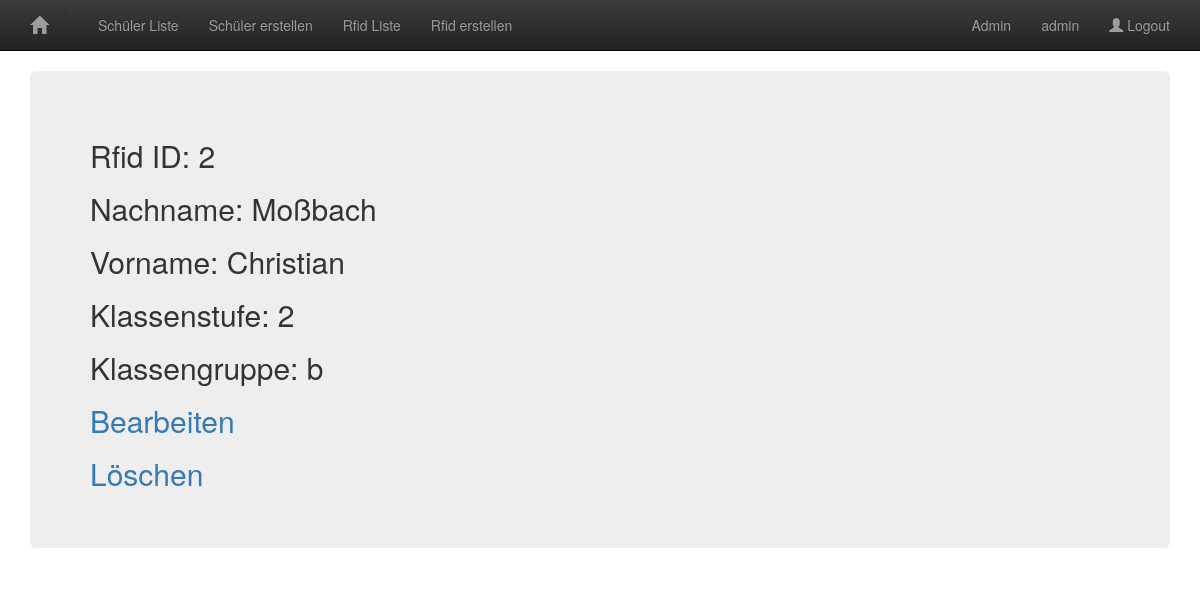
The app's page /rfid_detail/2/ (signed in) with its own data.
### anmelden/models.py (models this page shows, shortened)
class Rfid(models.Model):
    rfid_nr = models.BigIntegerField()

class Schüler(models.Model):
    vorname = models.CharField(max_length=50)
    nachname = models.CharField(max_length=50)
    klassenstufe = models.IntegerField()
    klassengruppe = models.CharField(max_length=1)
    rfid = models.ForeignKey(Rfid)
    anwesend = models.BooleanField()

### anmelden/views.py (the view)
# urls.py: url(r'^rfid_detail/(?P<pk>[0-9]+)/$', views.rfid_detail, name='rfid_detail'),
@login_required(login_url='account:login')
def rfid_detail(request,pk):
    rfid_karte = models.Rfid.objects.get(id=pk)
    schüler = models.Schüler.objects.filter(rfid=rfid_karte)
    if not schüler.exists():
        schüler = None
    context_dict = {'rfid_karte':rfid_karte,'schüler':schüler}
    return render(request,'anmelden/rfid_detail.html',context_dict)

### anmelden/templates/anmelden/rfid_detail.html (shortened to what this page needs)
<!DOCTYPE html>
{% extends "base.html" %}
{% block content %}
  <h2>Rfid ID: {{rfid_karte.id}}</h2>
  {% if schüler is None %}
      <h2>Kein Schüler zugeordnet</h2>
  {% else %}
  {% for schüler_a in schüler  %}
      <h2>Nachname: {{schüler_a.nachname}}</h2>
      <h2>Vorname: {{schüler_a.vorname}}</h2>
      <h2>Klassenstufe: {{schüler_a.klassenstufe}}</h2>
      <h2>Klassengruppe: {{schüler_a.klassengruppe}}</h2>
      {% endfor %}
  {% endif %}
  <h2><a href="{% url 'anmelden:rfid_update' pk=rfid_karte.id %}">Bearbeiten</h2>
  <h2><a href="{% url 'anmelden:rfid_delete' pk=rfid_karte.id %}">Löschen</h2>
{% endblock content %}

### templates/base.html (shortened to what this page needs)
<!DOCTYPE html> {% load staticfiles %}
<html lang="de">
<head>
  <link rel="stylesheet" href="{% static 'bootstrap/css/bootstrap.min.css' %}">
  <link rel="stylesheet" href="{% static 'bootstrap/css/bootstrap-theme.min.css' %}">
</head>
<body>
  <nav class="navbar navbar-inverse navbar-static-top">
    <div class="container">
      <div class="navbar-header">
        <li><a class="navbar-brand" href="{% url 'index' %}"><span class="glyphicon glyphicon-home"></span></a></li>
      </div>
      <div class="collapse navbar-collapse">
        <ul class="nav navbar-nav">
          <li><a href="{% url 'anmelden:schüler_list' %}">Schüler Liste</a></li>
          <li><a href="{% url 'anmelden:schüler_create' %}">Schüler erstellen</a></li>
          <li><a href="{% url 'anmelden:rfid_list' %}">Rfid Liste</a></li>
          <li><a href="{% url 'anmelden:rfid_create' %}">Rfid erstellen</a></li>
        </ul>
        <ul class="nav navbar-nav navbar-right">
          {% if user.is_superuser %}
          <li><a class="navbar-link" href="{% url 'admin:index' %}">Admin</a></li>
          {% endif %} {% if user.is_authenticated %}
          <li><a href="{% url 'account:user' %}">{{user.username}}</a></li>
          <li><a href="{% url 'account:logout' %}"><span class="glyphicon glyphicon-user"></span> Logout</a></li>
          {% else %}
          <li><a href="{% url 'account:login' %}"><span class="glyphicon glyphicon-user"></span> Login</a></li>
          {% endif %}
        </ul>
      </div>
    </div>
  </nav>
  <div class="container">
    <div class="jumbotron">
      {% block content %}{% endblock content %}
    </div>
  </div>
</body>
</html>

### records on screen
Rfid: id "2"
Schüler: nachname "Moßbach", vorname "Christian", klassenstufe "2", klassengruppe "b"

### other values on screen
{{ user.username }} "admin"
